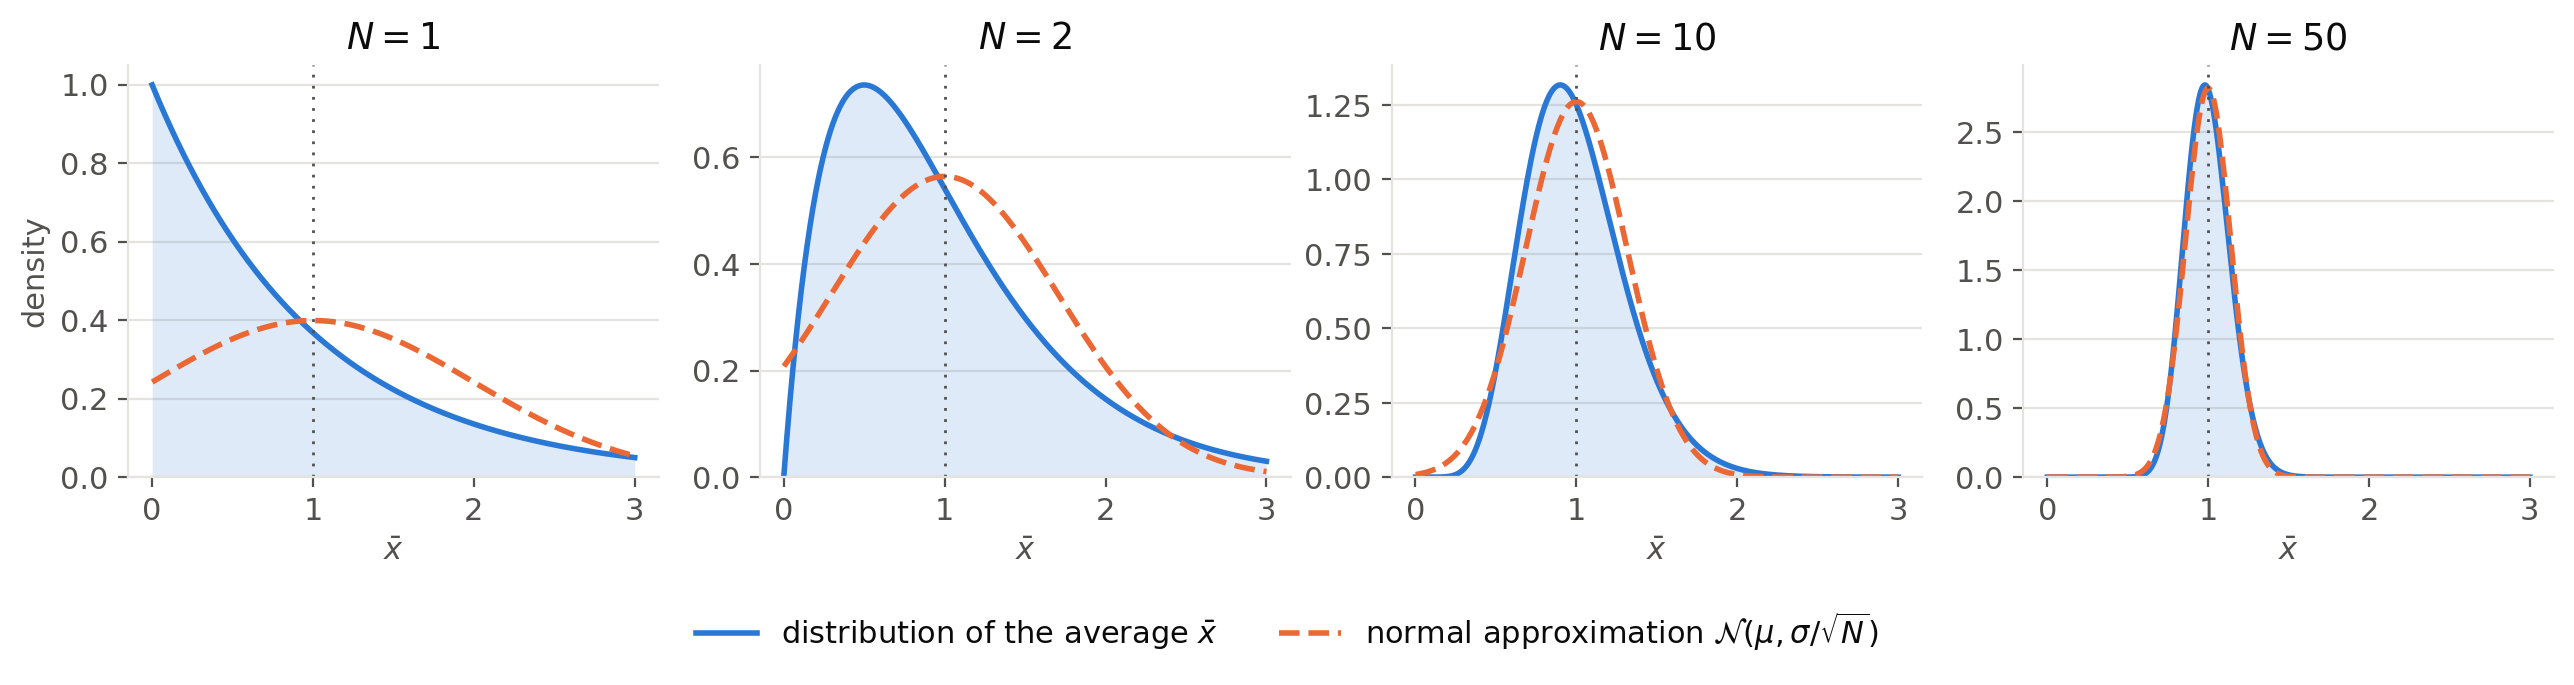

This chart was generated by the following Python code:
"""Central limit theorem: distribution of the average of N samples of an exponential distribution (Bayesian chapter).

The average of N i.i.d. samples of an exponential distribution with rate 1 (mean 1, std 1) follows exactly a gamma
distribution with shape N and rate N; it is compared to the normal approximation N(1, 1 / sqrt(N)) of the CLT.

Run from anywhere: `python src/img/central-limit-theorem.py` writes `central-limit-theorem.png` next to this file.
"""

from pathlib import Path

import matplotlib.pyplot as plt
import numpy as np
from scipy.stats import gamma, norm

Ns = [1, 2, 10, 50]

# Palette: categorical slots 1-2 of the dataviz reference palette, plus text/grid tokens
EXACT, NORMAL = "#2a78d6", "#eb6834"
TEXT, MUTED, GRID = "#0b0b0b", "#52514e", "#e4e3df"

plt.rcParams.update({
    "font.size": 11,
    "text.color": TEXT,
    "axes.labelcolor": MUTED,
    "xtick.color": MUTED,
    "ytick.color": MUTED,
    "axes.edgecolor": GRID,
})

fig, axes = plt.subplots(1, len(Ns), figsize=(13, 3.4), sharex=True)
x = np.linspace(0.001, 3, 1000)

for ax, N in zip(axes, Ns):
    exact = gamma.pdf(x, a=N, scale=1 / N)
    ax.fill_between(x, exact, color=EXACT, alpha=0.15, lw=0)
    ax.plot(x, exact, color=EXACT, lw=2, label="distribution of the average $\\bar{x}$")
    ax.plot(x, norm.pdf(x, 1, 1 / np.sqrt(N)), color=NORMAL, lw=2, ls="--",
            label="normal approximation $\\mathcal{N}(\\mu, \\sigma / \\sqrt{N})$")
    ax.axvline(1, color=MUTED, lw=1, ls=(0, (1, 3)))

    ax.set_title(f"$N = {N}$", color=TEXT)
    ax.set_xlabel("$\\bar{x}$")
    ax.set_ylim(0, None)
    ax.grid(axis="y", color=GRID, lw=0.8)
    ax.set_axisbelow(True)
    for side in ["top", "right"]:
        ax.spines[side].set_visible(False)

axes[0].set_ylabel("density")
handles, labels = axes[0].get_legend_handles_labels()
fig.legend(handles, labels, loc="lower center", ncol=2, frameon=False, bbox_to_anchor=(0.5, -0.02))
fig.tight_layout(rect=(0, 0.1, 1, 1))

fig.savefig(Path(__file__).with_suffix(".png"), dpi=200, bbox_inches="tight", facecolor="white")
